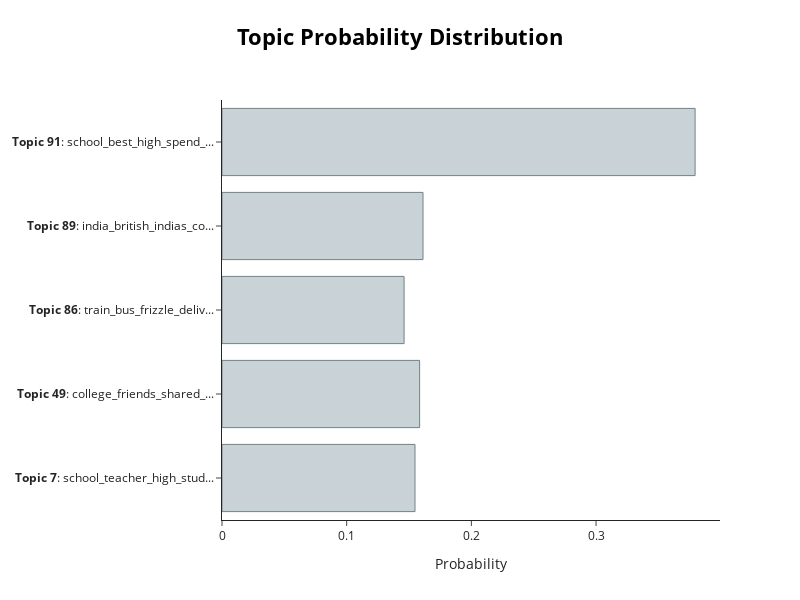

Source (notebook cell):
### Code cell
topic_multilabel.visualize_distribution(topic_distr[4])

### Figure 1 — Plotly figure (JSON) as saved in the notebook; plotly's stock layout.template omitted (floating-point values rounded to 4 significant figures)
{"data": [{"marker": {"color": "#C8D2D7", "line": {"color": "#6E8484", "width": 1}}, "orientation": "h", "type": "bar", "x": [0.1548, 0.1585, 0.146, 0.1612, 0.3794], "y": ["<b>Topic 7</b>: school_teacher_high_stud...", "<b>Topic 49</b>: college_friends_shared_...", "<b>Topic 86</b>: train_bus_frizzle_deliv...", "<b>Topic 89</b>: india_british_indias_co...", "<b>Topic 91</b>: school_best_high_spend_..."]}], "layout": {"height": 600, "hoverlabel": {"bgcolor": "white", "font": {"family": "Rockwell", "size": 16}}, "title": {"font": {"color": "Black", "size": 22}, "text": "<b>Topic Probability Distribution</b>", "x": 0.5, "xanchor": "center", "y": 0.95, "yanchor": "top"}, "width": 800, "xaxis": {"title": {"text": "Probability"}}}}
